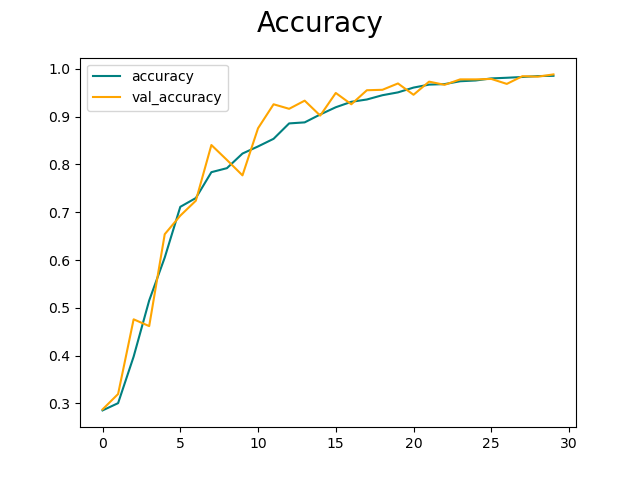
#> input picture CNN_classification/trajmap/AccuracyAll.png, 640 x 480 px; its folder holds only this picture in this run
$ python resize_images.py
#> lines starting #> are read from the running program, lines starting #| are printed output that depends on the picture
from genericpath import isdir
import os
from PIL import Image
import pathlib

os.chdir(r'C:\Users\abdal\OneDrive\Desktop\amr gamal\New folder\he')
for category in os.listdir('.'):
  os.chdir(category)
  for file in os.listdir('.'):
    path = f'{file}'
    with Image.open(path) as img:
#> img is the input picture: PIL image 640x480 RGBA; mean R, G, B, A 250.7, 250.7, 249.9, 255
      img = img.resize((1920,1080))
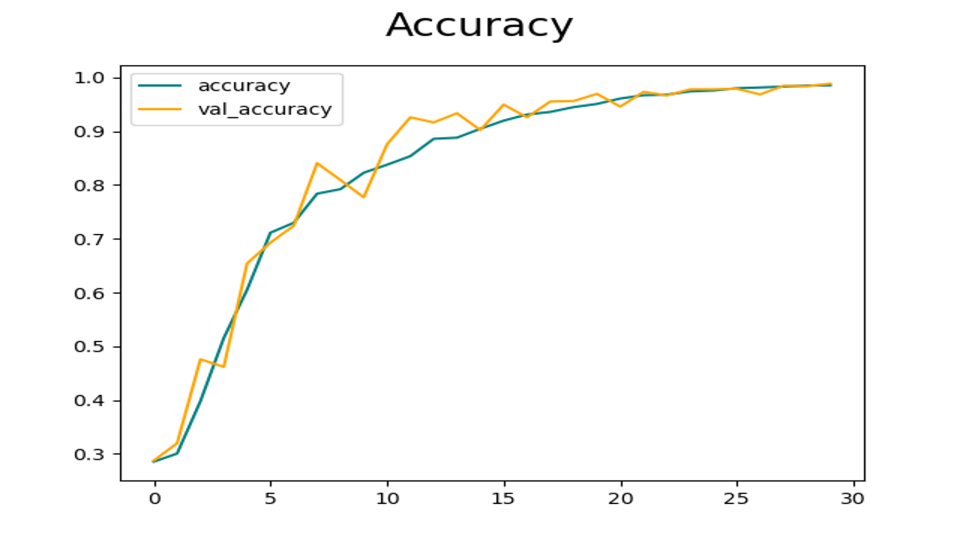
#> img: PIL image 1920x1080 RGBA (shown at 1/2 size); mean R, G, B, A 250.6, 250.6, 249.8, 255
#> (the run stopped early here; a loop or call above may not have finished)

$ run again, on CNN_classification/trajmap/LossAll.png
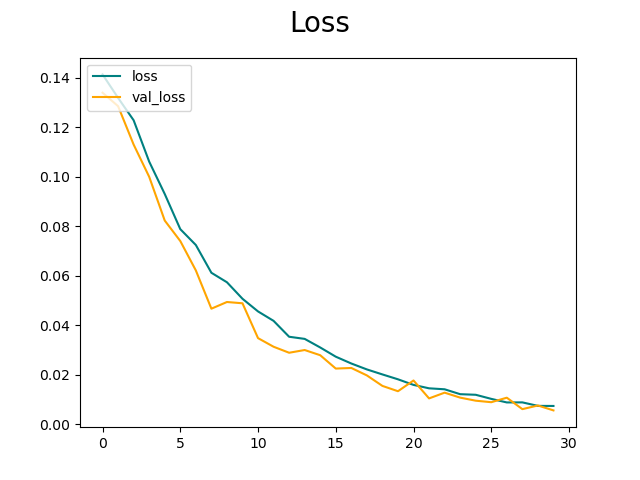
#> input picture CNN_classification/trajmap/LossAll.png, 640 x 480 px
#> img is the input picture: PIL image 640x480 RGBA; mean R, G, B, A 251, 251.1, 250.3, 255
#> `img = img.resize((1920,1080))`:
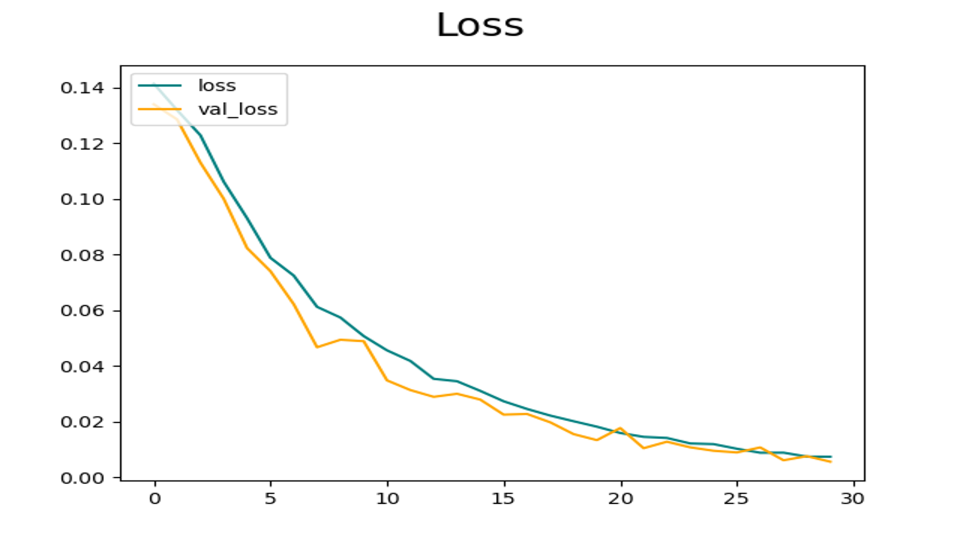
#> img: PIL image 1920x1080 RGBA (shown at 1/2 size); mean R, G, B, A 250.9, 251, 250.2, 255
